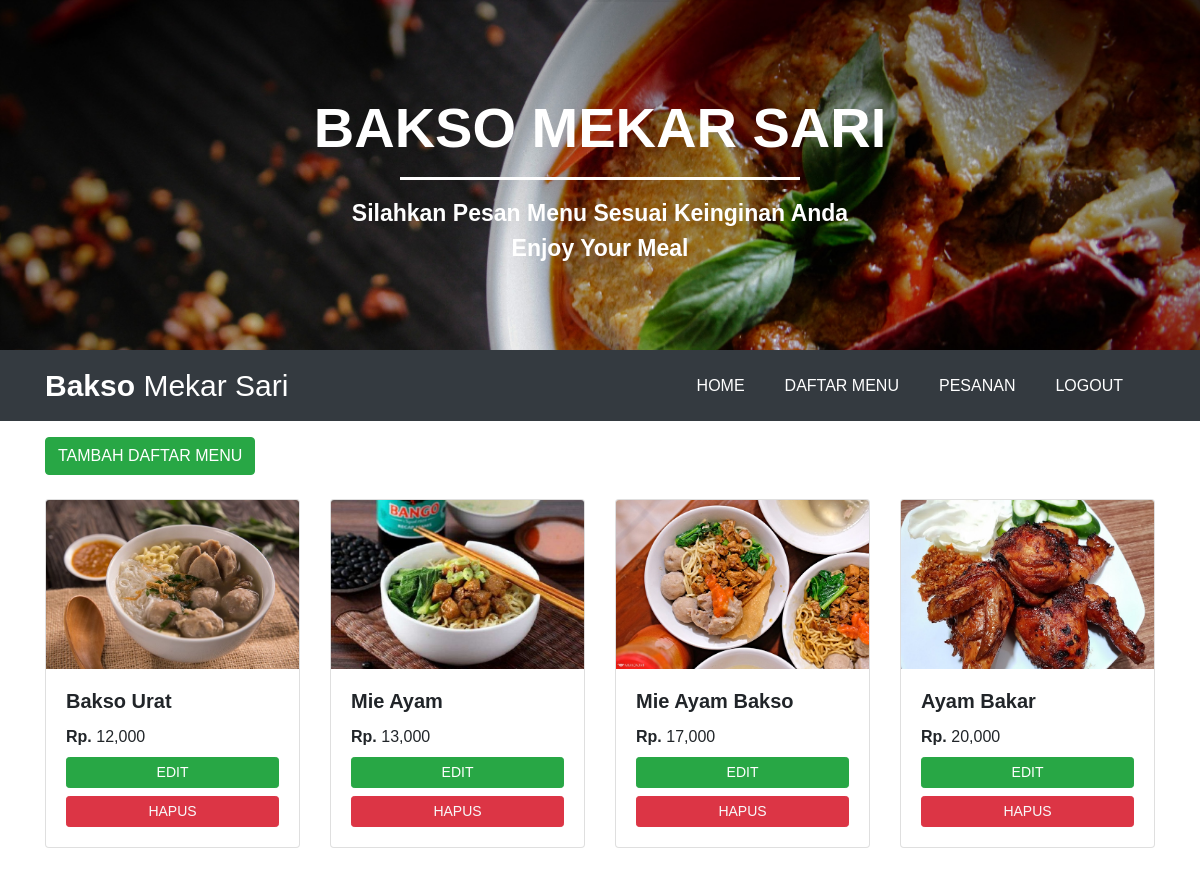
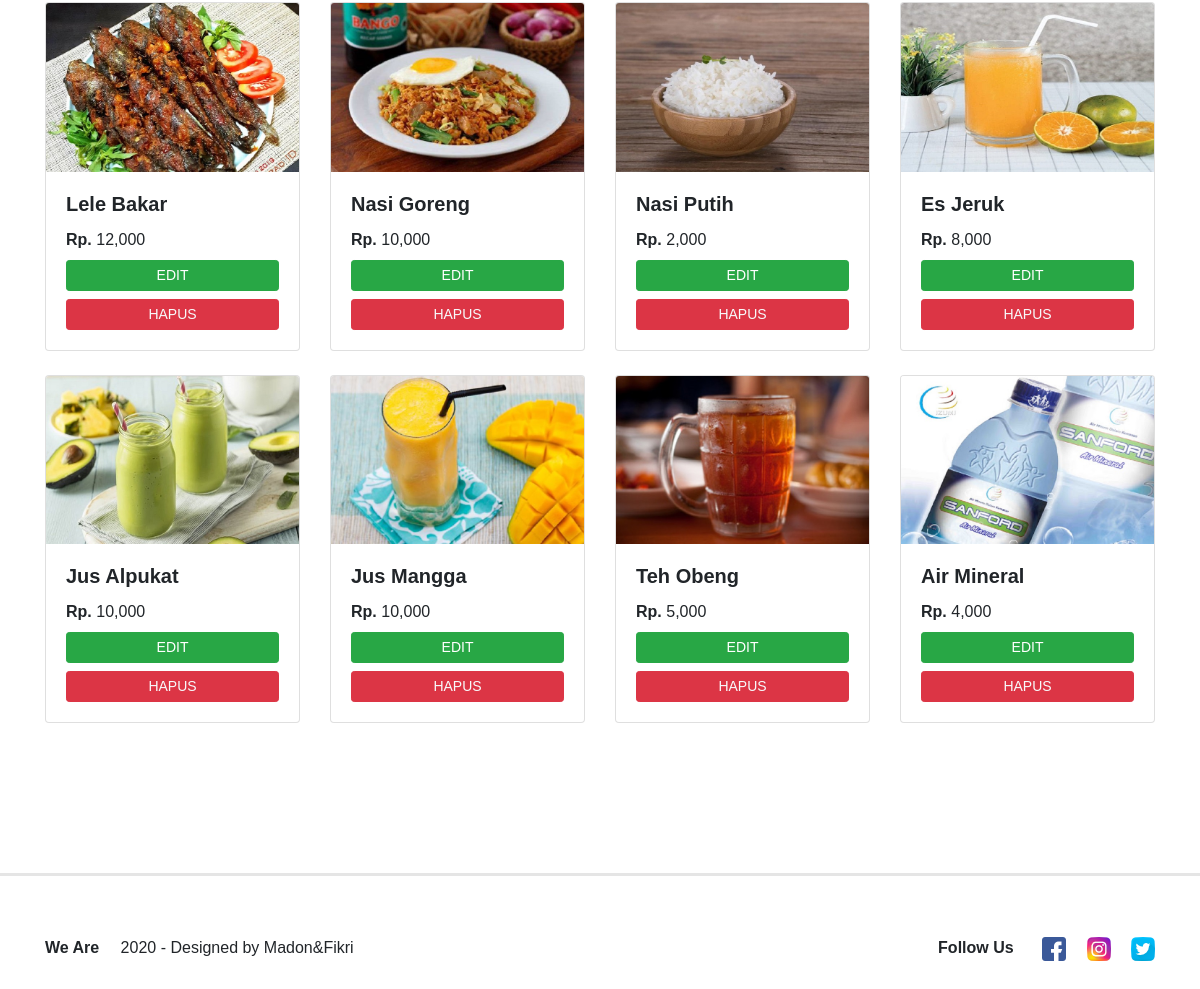
The app's page /daftar_menu.php (signed in) with its own data (2 pictures, top to bottom).
### tables this page shows
CREATE TABLE `produk` (
  `id_menu` int(50) NOT NULL,
  `nama_menu` varchar(50) NOT NULL,
  `jenis_menu` varchar(50) NOT NULL,
  `stok` int(50) NOT NULL,
  `harga` int(50) NOT NULL,
  `gambar` varchar(100) NOT NULL
);

### daftar_menu.php (the view, shortened to what this page needs)
<?php
      if(!isset($_SESSION['login_user'])) {
        header("location: login.php");
      }else{
?>
<!doctype html>
<html lang="en">
  <head>
    <link rel="stylesheet" href="https://stackpath.bootstrapcdn.com/bootstrap/4.5.0/css/bootstrap.min.css">
    <link rel="stylesheet" type="text/css" href="css/bootstrap.min.css">
    <link rel="stylesheet" type="text/css" href="index.css">
    <link rel="stylesheet" type="text/css" href="fontawesome/css/all.min.css">
  </head>
  <body>
      <div class="jumbotron jumbotron-fluid text-center">
        <div class="container">
          <h1 class="display-4"><span class="font-weight-bold">BAKSO MEKAR SARI</span></h1>
          <hr>
          <p class="lead font-weight-bold">Silahkan Pesan Menu Sesuai Keinginan Anda <br>
          Enjoy Your Meal</p>
        </div>
      </div>
      <nav class="navbar navbar-expand-lg  bg-dark">
        <div class="container">
        <a class="navbar-brand text-white" href="admin.php"><strong>Bakso</strong> Mekar Sari</a>
        <div class="collapse navbar-collapse" id="navbarNav">
          <ul class="navbar-nav ml-auto">
            <li class="nav-item">
              <a class="nav-link mr-4" href="admin.php">HOME</a>
            </li>
            <li class="nav-item">
              <a class="nav-link mr-4" href="daftar_menu.php">DAFTAR MENU</a>
            </li>
            <li class="nav-item">
              <a class="nav-link mr-4" href="pesanan.php">PESANAN</a>
            </li>
            <li class="nav-item">
              <a class="nav-link mr-4" href="logout.php">LOGOUT</a>
            </li>
          </ul>
        </div>
       </div>
      </nav>
      <div class="container">
        <a href="tambah_menu.php" class="btn btn-success mt-3">TAMBAH DAFTAR MENU</a>
        <div class="row">
          <?php
          include('koneksi.php');
          $query = mysqli_query($koneksi, 'SELECT * FROM produk');
          $result = mysqli_fetch_all($query, MYSQLI_ASSOC);
          ?>
          <?php foreach($result as $result) : ?>
          <div class="col-md-3 mt-4">
            <div class="card brder-dark">
              <img src="upload/<?php echo $result['gambar'] ?>" class="card-img-top" alt="...">
              <div class="card-body">
                <h5 class="card-title font-weight-bold"><?php echo $result['nama_menu'] ?></h5>
               <label class="card-text harga"><strong>Rp.</strong> <?php echo number_format($result['harga']); ?></label><br>
                <a href="edit_menu.php?id_menu=<?php echo $result['id_menu']  ?>" class="btn btn-success btn-sm btn-block">EDIT</a>
                <a href="hapus_menu.php?id_menu=<?php echo $result['id_menu']  ?>" class="btn btn-danger btn-sm btn-block text-light">HAPUS</a>
              </div>
            </div>
          </div>
              <?php endforeach; ?>
            </div>
          </div>
      <hr class="footer">
      <div class="container">
        <div class="row footer-body">
          <div class="col-md-6">
          <div class="copyright">
            <strong>We Are</strong> <i class="far fa-copyright"></i> 2020 -  Designed by Madon&Fikri</p>
          </div>
          </div>
          <div class="col-md-6 d-flex justify-content-end">
          <div class="icon-contact">
          <label class="font-weight-bold">Follow Us </label>
          <a href="#"><img src="images/icon/fb.png" class="mr-3 ml-4" data-toggle="tooltip" title="Facebook"></a>
          <a href="#"><img src="images/icon/ig.png" class="mr-3" data-toggle="tooltip" title="Instagram"></a>
          <a href="#"><img src="images/icon/twitter.png" class="" data-toggle="tooltip" title="Twitter"></a>
        </div>
          </div>
        </div>
      </div>
  </body>
</html>
<?php } ?>

### index.css (style rules this page uses)
html { scroll-behavior: smooth; }
body { font-family: sans-serif; font-size: 16px; }
.jumbotron { background-image: url(images/background/bg8.jpg); background-size: cover; height: 350px; width: 100%; color: white; }
.jumbotron .display-4 { margin-top: 30px; }
.jumbotron p { font-size: 23px; }
.jumbotron hr { border-color: white; width: 400px; border-width: 3px; }
.navbar { margin-top: -32px; }
.navbar .navbar-nav .nav-link { color: white; }
.navbar .navbar-brand { font-size: 30px; }
.footer { margin-top: 150px; border-width: 3px; }
.footer-body { margin-top: 60px; margin-bottom: 50px; }

### records on screen
produk: gambar (picture), nama_menu "Bakso Urat", harga "12,000"
produk: gambar (picture), nama_menu "Mie Ayam", harga "13,000"
produk: gambar (picture), nama_menu "Mie Ayam Bakso", harga "17,000"
produk: gambar (picture), nama_menu "Ayam Bakar", harga "20,000"
produk: gambar (picture), nama_menu "Lele Bakar", harga "12,000"
produk: gambar (picture), nama_menu "Nasi Goreng", harga "10,000"
produk: gambar (picture), nama_menu "Nasi Putih", harga "2,000"
produk: gambar (picture), nama_menu "Es Jeruk", harga "8,000"
produk: gambar (picture), nama_menu "Jus Alpukat", harga "10,000"
produk: gambar (picture), nama_menu "Jus Mangga", harga "10,000"
produk: gambar (picture), nama_menu "Teh Obeng", harga "5,000"
produk: gambar (picture), nama_menu "Air Mineral", harga "4,000"
